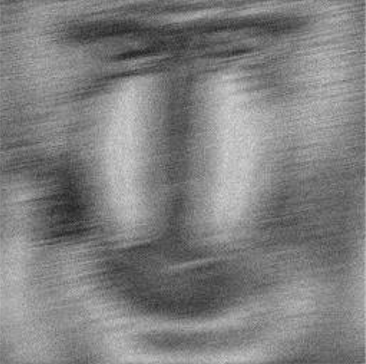
%> input picture 计算机视觉-刘二腾/21951085+吴琦辉+第三次实验/源程序/pic.png, 366 x 364 px
$ octave '维纳滤波复原.m'   (GNU Octave 9; MATLAB toolbox functions it lacks are replaced by stand-ins)
%> lines starting %> are read from the running program, lines starting %| are printed output that depends on the picture
clear;

I=imread('pic.png');
%> I is the input picture: size 364x366x3 uint8; min 34, max 216, mean 127.7
I=rgb2gray(I);
%> I: size 364x366 uint8
figure; subplot(2,3,1);imshow(I);title('原图像');
[m,n]=size(I);
%> m = 364; n = 366
F=fftshift(fft2(I));
k=0.0025;
for u=1:m     %退化模型
    for  v=1:n
        H(u,v)=exp((-k)*(((u-m/2)^2+(v-n/2)^2)^(5/6)));
    end
end
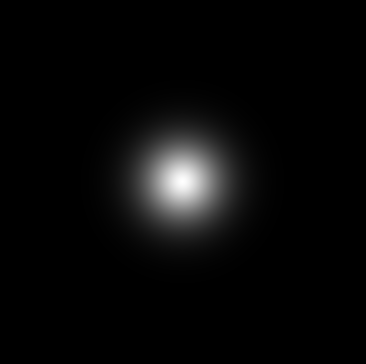
%> H: size 364x366 double; min 4.37e-12, max 1, mean 0.0344

G0=F.*H;
I0=real(ifft2(fftshift(G0)));
noise=imnoise(zeros(size(I0)),'gaussian',0,0.001) ;
I1=I0+noise;
subplot(2,3,3);imshow(uint8(I1));title('模糊退化且添加高斯噪声的图像');

%逆滤波
G=fftshift(fft2(I1)); %傅里叶变换
F1=G./H;
I2=ifft2(fftshift(F1));


%K=0.1维纳滤波复原
K=0.1;
for u=1:m
    for  v=1:n
        H(u,v)=exp(-k*(((u-m/2)^2+(v-n/2)^2)^(5/6)));
        H0(u,v)=(abs(H(u,v)))^2;
        H1(u,v)=H0(u,v)/(H(u,v)*(H0(u,v)+K));
    end
end
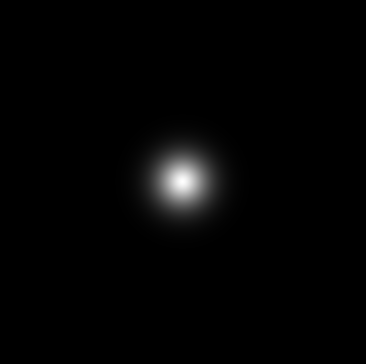
%> H0: size 364x366 double; min 1.91e-23, max 1, mean 0.015
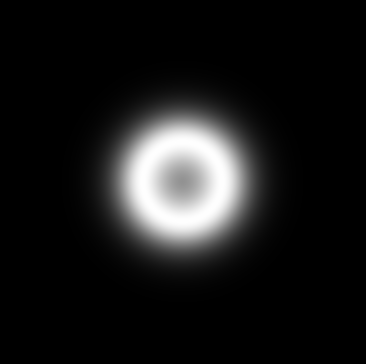
%> H1: size 364x366 double; min 4.37e-11, max 1.58, mean 0.159; drawn with min black and max white
F2=H1.*G;
I3=ifft2(fftshift(F2));
subplot(2,3,4);imshow(uint8(I3));title('K=0.1纳滤波复原图');
%> (this line was passed over: imshow is not available in this run)

%K=0.01维纳滤波复原
K=0.01;
for u=1:m
    for  v=1:n
        H(u,v)=exp(-k*(((u-m/2)^2+(v-n/2)^2)^(5/6)));
        H0(u,v)=(abs(H(u,v)))^2;
        H1(u,v)=H0(u,v)/(H(u,v)*(H0(u,v)+K));
    end
end
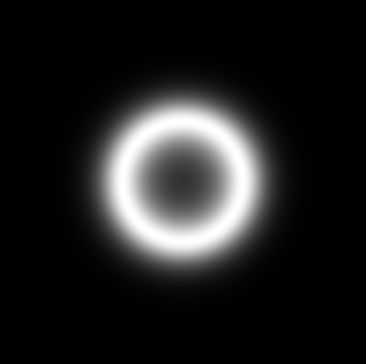
%> H1: size 364x366 double; min 4.37e-10, max 5, mean 0.646; drawn with min black and max white
F2=H1.*G;
I3=ifft2(fftshift(F2));
subplot(2,3,5);imshow(uint8(I3));title('K=0.01纳滤波复原图');
%> (this line was passed over: imshow is not available in this run)

%K=0.001维纳滤波复原
K=0.001;
for u=1:m
    for  v=1:n
        H(u,v)=exp(-k*(((u-m/2)^2+(v-n/2)^2)^(5/6)));
        H0(u,v)=(abs(H(u,v)))^2;
        H1(u,v)=H0(u,v)/(H(u,v)*(H0(u,v)+K));
    end
end
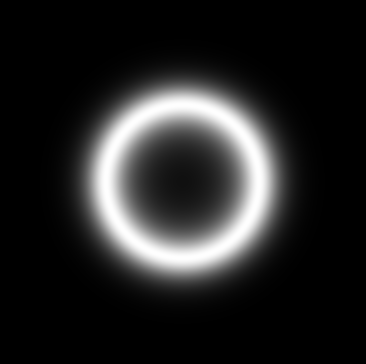
%> H1: size 364x366 double; min 4.37e-09, max 15.81, mean 2.31; drawn with min black and max white
F2=H1.*G;
I3=ifft2(fftshift(F2));
subplot(2,3,6);imshow(uint8(I3));title('K=0.001纳滤波复原图');
%> (this line was passed over: imshow is not available in this run)
